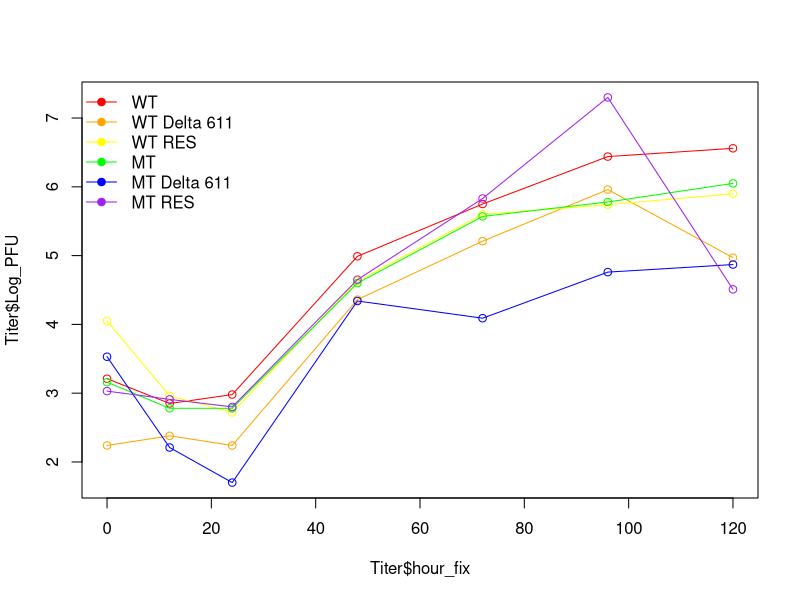

This figure's R source:
#set wkdir
setwd("C:/Users/fmx398/Desktop/grad school/spring 2022/scripting for biologists/project")
library(ggplot2)
Titer=read.csv(file="Titers.csv")
summary(Titer)
install.packages("stringr") 
library("stringr") 

#time point cleanup
Titer$hour_fix <- str_remove_all(Titer$Hour, " hour")
Titer$hour_fix=as.numeric(Titer$hour_fix)

#starting a empty plot
plot(Titer$Log_PFU~Titer$hour_fix, type="n")

#plotting virus in lines

###WT viruses

#WT
lines(Titer$hour_fix[Titer$VIRUS=="WT"],Titer$Log_PFU[Titer$VIRUS=="WT"],
      col="red", type="o")
#WTD611
lines(Titer$hour_fix[Titer$VIRUS=="WT RES"],Titer$Log_PFU[Titer$VIRUS=="WT RES"],
      col="orange", type="o")
#WTrescue
lines(Titer$hour_fix[Titer$VIRUS=="WT Delta 611"],Titer$Log_PFU[Titer$VIRUS=="WT Delta 611"],
      col="yellow", type="o")


####MutRHIM virus

#MT
lines(Titer$hour_fix[Titer$VIRUS=="MT"],Titer$Log_PFU[Titer$VIRUS=="MT"],
      col="green", type="o")
#MTD611
lines(Titer$hour_fix[Titer$VIRUS=="MT Delta 611"],Titer$Log_PFU[Titer$VIRUS=="MT Delta 611"],
      col="blue", type="o")
#MTrescue
lines(Titer$hour_fix[Titer$VIRUS=="MT RES"],Titer$Log_PFU[Titer$VIRUS=="MT RES"],
      col="purple", type="o")


legend("topleft",c("WT","WT Delta 611","WT RES","MT","MT Delta 611","MT RES"),lty=1,pch=19, col=c("red","orange","yellow","green","blue","purple"),bty="n")

